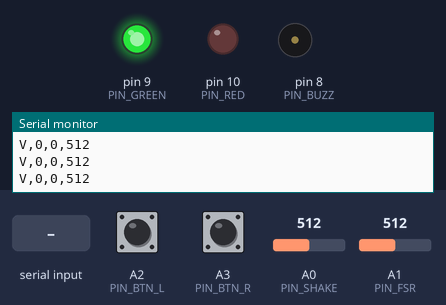
Bench run of a sketch on a simulated Arduino Uno, built with avr-gcc and run on an emulated ATmega328P. Shown: output pins drawn as LEDs (lit = HIGH), buzzer (waves = sounding), the last lines printed to the serial monitor. Dashed ring = blinking. Inputs (shaded band) come from the test bench; at power-on: A0 (PIN_SHAKE) = 512, A1 (PIN_FSR) = 512, A2 (PIN_BTN_L) HIGH, A3 (PIN_BTN_R) HIGH. EEPROM starts erased.

Above: at 2.0 s.
2.1 s: "X\n" received over Serial
At 2.36 s:
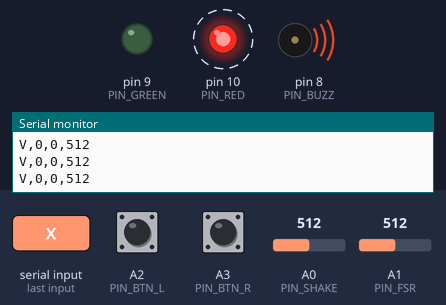
5.1 s: "C\n" received over Serial
At 5.16 s:
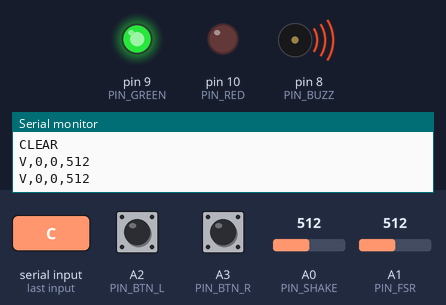
9.7 s: "K\n" received over Serial
At 10.12 s:
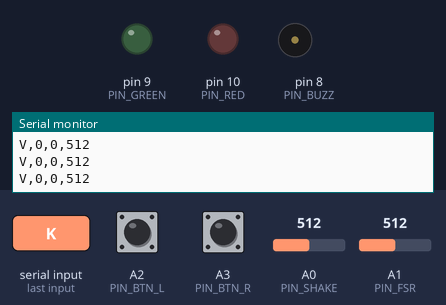
Timing chart, 0 to 13.7 s (numbered marks = the images above; inputs shaded):
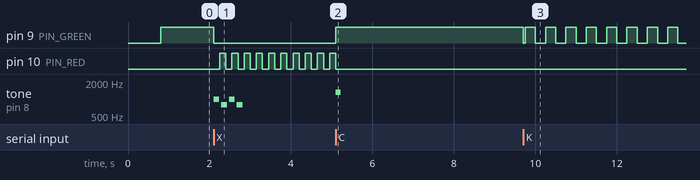

Measured:
- after the input at 2.1 s, pin 9 (PIN_GREEN): HIGH → LOW at once; pin 10 (PIN_RED): alternates HIGH for 0.15 s and LOW for 0.15 s, starting after 0.15 s; tone on pin 8 (PIN_BUZZ): plays 988 Hz for 0.14 s, 784 Hz for 0.14 s, 988 Hz for 0.14 s, 784 Hz for 0.14 s, starting at once
- after the input at 5.1 s, pin 9 (PIN_GREEN): LOW → HIGH at once; pin 10 (PIN_RED): goes on until 5.1 s, then stays LOW; tone on pin 8 (PIN_BUZZ): silent → 1319 Hz at once, → silent 0.12 s later
- after the input at 9.7 s, pin 9 (PIN_GREEN): HIGH → LOW at once, then repeats every 0.50 s: HIGH 0.25 s, LOW 0.25 s

The sketch:

slam_final.ino
```cpp
/*
  SLAM GUARD  -  keyboard slam detector (final version)
  Pressure sensor (FSR406) + vibration module + 2 buttons + buzzer + 2 LEDs
  Board : Arduino Uno R3        Serial : 115200        No soldering, no library to install

  ---------------- WIRING ----------------
    FSR406 (pressure)   one leg -> 5V, other leg -> A1, and a 10k resistor between A1 and GND
    Vibration module    S -> A0,  + -> 5V,  - -> GND          (no resistor needed)
    Button L (left)     one leg -> A2, other leg -> GND       (no resistor needed)
    Button R (right)    one leg -> A3, other leg -> GND
    Passive buzzer      + -> D8,  - -> GND
    Green LED           D9  -> 220 ohm -> long leg,  short leg -> GND
    Red LED             D10 -> 220 ohm -> long leg,  short leg -> GND

  ---------------- HOW IT DECIDES ----------------
    press = how much the FSR value JUMPED within the last 0.16 s.
            Slow changes (keyboard weight, resting wrists, moving the book) are ignored.
    shake = vibration module value minus its resting value.
    Mode BOTH (default): press >= pressTh AND shake >= shakeTh within 0.15 s = one strong hit.
    hitsNeeded strong hits within 1.5 s -> warning on the screen ("locked").
    The warning goes away only when BOTH buttons are held together for holdMs (default 3 s).

  ---------------- ARDUINO -> PC (one line each) ----------------
    HELLO,SLAMGUARD,3                       program started (hands off for 1 s)
    BASE,fsrRaw,shakeRest,shakeNoise        resting values
    CFG,pressTh,shakeTh,holdMs,hitsNeeded,mode,muted
    READY
    V,press,shake,fsrRaw                    live values, 20 times per second
    HIT,press,shake,strong                  one tap or slam finished (strong 1 = it counted)
    STRONG,n,need                           strong hit n of need (only when need > 1)
    SLAM,press,shake,total,test             WARNING! (test 1 = from the test button)
    BTN,left,right                          button state changed (1 = pressed)
    HOLD,ms                                 both buttons held for ms (0 = let go)
    CLEAR                                   warning cleared
    CAL,secondsLeft                         typing calibration running
    CALDONE,pressTh,shakeTh,typingPress,typingShakeMax,taps

  ---------------- PC -> ARDUINO (end with newline) ----------------
    W80    pressure threshold          P200   vibration threshold
    D3     mode 0 = pressure only, 1 = vibration only, 2 = either one, 3 = both (recommended)
    N1     strong hits needed (1..3)   T3000  hold time in ms
    M0/M1  buzzer on / off             K      10 s typing calibration
    B      measure resting values again (hands off)
    X      test warning                C      clear warning (screen button)      ?  settings
*/

#include <EEPROM.h>

// ---------------- pins ----------------
const int PIN_SHAKE = A0;
const int PIN_FSR   = A1;
const int PIN_BTN_L = A2;
const int PIN_BTN_R = A3;
const int PIN_BUZZ  = 8;
const int PIN_GREEN = 9;
const int PIN_RED   = 10;
const bool NEED_BOTH_BUTTONS = true;   // false = one button is enough

// ---------------- settings (saved in EEPROM, changeable from the screen) ----------------
enum { MODE_PRESS = 0, MODE_SHAKE = 1, MODE_EITHER = 2, MODE_BOTH = 3 };
struct Config {
  uint16_t     magic;
  int          pressTh;      // pressure jump needed
  int          shakeTh;      // vibration needed
  unsigned int holdMs;       // how long both buttons must be held
  byte         hitsNeeded;   // strong hits within 1.5 s
  byte         mode;
  byte         muted;
};
const uint16_t MAGIC = 0x5A33;   // new number = old saved settings are ignored
Config cfg;

// ---------------- timing ----------------
const unsigned long FSR_EVERY_MS = 4;
const byte          FSR_HIST     = 40;     // 40 x 4 ms = 0.16 s window for "press"
const unsigned long PAIR_MS      = 150;    // both sensors within this time
const unsigned long REFRACT_MS   = 400;    // one slam is counted only once
const unsigned long COMBO_MS     = 1500;
const unsigned long REPORT_MS    = 50;
const unsigned long CAL_MS       = 10000;
const unsigned long EV_QUIET_MS  = 80;
const unsigned long EV_MAX_MS    = 800;

// ---------------- state ----------------
int   fsrHist[FSR_HIST];
byte  fsrIdx = 0;
int   fsrRaw = 0, press = 0, shake = 0;
float shakeRest = 0;
int   shakeNoise = 0;
int   evPressMin = 12, evShakeMin = 15;
unsigned long lastFsrT = 0;

unsigned long pressHiT = 0, shakeHiT = 0, lastCountT = 0, firstStrongT = 0;
byte  strongCount = 0;

bool  evOn = false, evStrong = false;
int   evPress = 0, evShake = 0;
unsigned long evStartT = 0, evQuietT = 0;

int   repPress = 0, repShake = 0;
unsigned long lastRepT = 0;

bool  locked = false;
unsigned long slamTotal = 0, holdStartT = 0, lastHoldRepT = 0;
byte  btnStable = 0, btnLastRaw = 0;
int   btnSent = -1;
unsigned long lastBtnT = 0;

bool  calibrating = false;
unsigned long calEndT = 0, lastCalRepT = 0;
int   calPressMax = 0, calShakeMax = 0;
const byte CAL_N = 64;
int   calPress[CAL_N];                  // pressure of each typing tap during calibration
byte  calCount = 0;

const int ALARM_TONES[4] = {988, 784, 988, 784};
byte  alarmIdx = 255;
unsigned long alarmNextT = 0;

char  lineBuf[16];
byte  lineLen = 0;

// ============================================================
//  settings
// ============================================================
void loadConfig() {
  EEPROM.get(0, cfg);
  if (cfg.magic != MAGIC) {
    cfg.magic      = MAGIC;
    cfg.pressTh    = 80;
    cfg.shakeTh    = 200;
    cfg.holdMs     = 3000;
    cfg.hitsNeeded = 1;
    cfg.mode       = MODE_BOTH;
    cfg.muted      = 0;
    EEPROM.put(0, cfg);
  }
}
void saveConfig() { EEPROM.put(0, cfg); }

void printConfig() {
  Serial.print(F("CFG,"));
  Serial.print(cfg.pressTh);    Serial.print(',');
  Serial.print(cfg.shakeTh);    Serial.print(',');
  Serial.print(cfg.holdMs);     Serial.print(',');
  Serial.print(cfg.hitsNeeded); Serial.print(',');
  Serial.print(cfg.mode);       Serial.print(',');
  Serial.println(cfg.muted);
}
void printBase() {
  Serial.print(F("BASE,"));
  Serial.print(fsrRaw);         Serial.print(',');
  Serial.print((int)shakeRest); Serial.print(',');
  Serial.println(shakeNoise);
}

// ============================================================
//  resting values (hands off!)
// ============================================================
int readShakeRaw() {
  analogRead(PIN_SHAKE);              // first reading after switching pins is thrown away
  return analogRead(PIN_SHAKE);
}

void measureRest() {
  long fsum = 0, ssum = 0;
  int  smax = 0;
  for (int i = 0; i < 200; i++) {
    fsum += analogRead(PIN_FSR);
    int s = readShakeRaw();
    ssum += s;
    if (s > smax) smax = s;
    delay(2);
  }
  fsrRaw = (int)(fsum / 200);
  shakeRest = ssum / 200.0;
  shakeNoise = smax - (int)shakeRest;
  if (shakeNoise < 0) shakeNoise = 0;
  for (byte i = 0; i < FSR_HIST; i++) fsrHist[i] = fsrRaw;
  press = 0; shake = 0;
  evShakeMin = shakeNoise * 2 + 5;
  if (evShakeMin < 15) evShakeMin = 15;
}

// ============================================================
//  buzzer (does not stop the program)
// ============================================================
void startAlarm() {
  if (cfg.muted) return;
  alarmIdx = 0;
  alarmNextT = millis();
}
void updateAlarm(unsigned long now) {
  if (alarmIdx >= 4) return;
  if ((long)(now - alarmNextT) >= 0) {
    tone(PIN_BUZZ, ALARM_TONES[alarmIdx], 140);
    alarmNextT = now + 190;
    alarmIdx++;
  }
}
void beep(int freq, int ms) {
  if (cfg.muted) return;
  alarmIdx = 255;
  tone(PIN_BUZZ, freq, ms);
}

// ============================================================
//  warning on / off
// ============================================================
void triggerSlam(int p, int s, bool test) {
  slamTotal++;
  locked = true;
  holdStartT = 0;
  strongCount = 0;
  Serial.print(F("SLAM,"));
  Serial.print(p);         Serial.print(',');
  Serial.print(s);         Serial.print(',');
  Serial.print(slamTotal); Serial.print(',');
  Serial.println(test ? 1 : 0);
  startAlarm();
}

void clearWarning() {
  locked = false;
  holdStartT = 0;
  strongCount = 0;
  Serial.println(F("CLEAR"));
  beep(1319, 120);
}

void countStrong(unsigned long now) {
  lastCountT = now;
  evStrong = true;
  if (strongCount == 0 || now - firstStrongT > COMBO_MS) { strongCount = 0; firstStrongT = now; }
  strongCount++;
  if (strongCount >= cfg.hitsNeeded) {
    triggerSlam(evPress, evShake, false);
  } else {
    Serial.print(F("STRONG,")); Serial.print(strongCount);
    Serial.print(',');          Serial.println(cfg.hitsNeeded);
  }
}

// decide if this moment is a strong hit
void checkStrong(unsigned long now) {
  bool pNow = press >= cfg.pressTh;
  bool sNow = shake >= cfg.shakeTh;
  if (pNow) pressHiT = now;
  if (sNow) shakeHiT = now;
  bool hit = false;
  if (cfg.mode == MODE_PRESS)       hit = pNow;
  else if (cfg.mode == MODE_SHAKE)  hit = sNow;
  else if (cfg.mode == MODE_EITHER) hit = pNow || sNow;
  else {
    bool pRecent = pressHiT != 0 && now - pressHiT <= PAIR_MS;
    bool sRecent = shakeHiT != 0 && now - shakeHiT <= PAIR_MS;
    hit = (pNow || sNow) && pRecent && sRecent;
  }
  if (hit && (lastCountT == 0 || now - lastCountT >= REFRACT_MS)) countStrong(now);
}

// one tap / slam from start to end, for the log on the screen
void updateEvent(unsigned long now) {
  bool active = press >= evPressMin || shake >= evShakeMin;
  if (!evOn) {
    if (active) {
      evOn = true; evStrong = false;
      evPress = press; evShake = shake;
      evStartT = now; evQuietT = 0;
    }
    return;
  }
  if (press > evPress) evPress = press;
  if (shake > evShake) evShake = shake;
  if (active) evQuietT = 0;
  else if (evQuietT == 0) evQuietT = now;
  if ((evQuietT != 0 && now - evQuietT >= EV_QUIET_MS) || now - evStartT >= EV_MAX_MS) {
    evOn = false;
    if (calibrating && calCount < CAL_N) calPress[calCount++] = evPress;
    Serial.print(F("HIT,"));
    Serial.print(evPress); Serial.print(',');
    Serial.print(evShake); Serial.print(',');
    Serial.println(evStrong ? 1 : 0);
  }
}

// ============================================================
//  typing calibration: 10 s of normal typing -> thresholds
// ============================================================
void startCal() {
  calibrating = true;
  calEndT = millis() + CAL_MS;
  lastCalRepT = 0;
  calPressMax = 0; calShakeMax = 0; calCount = 0;
  strongCount = 0;
}

// pressure of the typing taps, ignoring the top 10% (a wrist landing once is not typing)
int typingPress90() {
  if (calCount < 5) return calPressMax;
  for (byte i = 1; i < calCount; i++) {          // small sort
    int v = calPress[i]; int j = i - 1;
    while (j >= 0 && calPress[j] > v) { calPress[j + 1] = calPress[j]; j--; }
    calPress[j + 1] = v;
  }
  return calPress[(calCount - 1) * 9 / 10];
}
void updateCal(unsigned long now) {
  if (press > calPressMax) calPressMax = press;
  if (shake > calShakeMax) calShakeMax = shake;
  if (lastCalRepT == 0 || now - lastCalRepT >= 1000) {
    lastCalRepT = now;
    long left = (long)(calEndT - now);
    Serial.print(F("CAL,"));
    Serial.println(left > 0 ? (left + 999) / 1000 : 0);
  }
  if ((long)(now - calEndT) >= 0) {
    calibrating = false;
    int p90 = typingPress90();
    long pt = (long)p90 * 2;
    if (pt < p90 + 30L) pt = p90 + 30L;
    if (pt < 25)  pt = 25;
    if (pt > 400) pt = 400;
    long st = (long)calShakeMax * 2;
    if (st < calShakeMax + 60L) st = calShakeMax + 60L;
    if (st < 40)  st = 40;
    if (st > 900) st = 900;
    cfg.pressTh = (int)pt;
    cfg.shakeTh = (int)st;
    saveConfig();
    Serial.print(F("CALDONE,"));
    Serial.print(cfg.pressTh); Serial.print(',');
    Serial.print(cfg.shakeTh); Serial.print(',');
    Serial.print(p90);         Serial.print(',');
    Serial.print(calShakeMax); Serial.print(',');
    Serial.println(calCount);
    printConfig();
    lastCountT = now;          // ignore the last key of the calibration
    beep(1047, 80);
  }
}

// ============================================================
//  commands from the screen
// ============================================================
void handleLine(char *s) {
  char c = s[0];
  if (c >= 'a' && c <= 'z') c -= 32;
  bool hasNum = (s[1] >= '0' && s[1] <= '9');
  long n = atol(s + 1);
  switch (c) {
    case 'W': if (hasNum && n >= 5 && n <= 1000) { cfg.pressTh = n; saveConfig(); } break;
    case 'P': if (hasNum && n >= 5 && n <= 1023) { cfg.shakeTh = n; saveConfig(); } break;
    case 'D': if (hasNum && n <= 3) { cfg.mode = n; saveConfig(); strongCount = 0; } break;
    case 'N': if (hasNum && n >= 1 && n <= 3) { cfg.hitsNeeded = n; saveConfig(); strongCount = 0; } break;
    case 'T': if (hasNum && n >= 500 && n <= 20000) { cfg.holdMs = n; saveConfig(); } break;
    case 'M':
      cfg.muted = hasNum ? (n ? 1 : 0) : !cfg.muted;
      saveConfig();
      if (cfg.muted) { alarmIdx = 255; noTone(PIN_BUZZ); }
      break;
    case 'K': startCal(); return;
    case 'B': measureRest(); printBase(); return;
    case 'X': triggerSlam(0, 0, true); return;
    case 'C': if (locked) clearWarning(); return;
    case '?': printBase(); break;
    default: return;
  }
  printConfig();
}

void readSerial() {
  while (Serial.available()) {
    char c = Serial.read();
    if (c == '\n' || c == '\r') {
      if (lineLen > 0) { lineBuf[lineLen] = 0; handleLine(lineBuf); lineLen = 0; }
    } else if (lineLen < sizeof(lineBuf) - 1) {
      lineBuf[lineLen++] = c;
    }
  }
}

// ============================================================
//  buttons: both held for holdMs = warning off
// ============================================================
void updateButtons(unsigned long now) {
  if (now - lastBtnT >= 10) {
    lastBtnT = now;
    byte raw = (digitalRead(PIN_BTN_L) == LOW ? 1 : 0) | (digitalRead(PIN_BTN_R) == LOW ? 2 : 0);
    if (raw == btnLastRaw) btnStable = raw;      // same twice in a row = not bouncing
    btnLastRaw = raw;
    if (btnStable != btnSent) {
      btnSent = btnStable;
      Serial.print(F("BTN,"));
      Serial.print(btnStable & 1 ? 1 : 0); Serial.print(',');
      Serial.println(btnStable & 2 ? 1 : 0);
    }
  }
  if (!locked) { holdStartT = 0; return; }
  bool l = btnStable & 1, r = btnStable & 2;
  bool held = NEED_BOTH_BUTTONS ? (l && r) : (l || r);
  if (held) {
    if (holdStartT == 0) { holdStartT = now; lastHoldRepT = now; }
    unsigned long h = now - holdStartT;
    if (h >= cfg.holdMs) {
      clearWarning();
    } else if (now - lastHoldRepT >= 100) {
      lastHoldRepT = now;
      Serial.print(F("HOLD,"));
      Serial.println(h);
    }
  } else if (holdStartT != 0) {
    holdStartT = 0;
    Serial.println(F("HOLD,0"));
  }
}

// ============================================================
//  start
// ============================================================
void setup() {
  pinMode(PIN_BUZZ, OUTPUT);
  pinMode(PIN_GREEN, OUTPUT);
  pinMode(PIN_RED, OUTPUT);
  pinMode(PIN_BTN_L, INPUT_PULLUP);
  pinMode(PIN_BTN_R, INPUT_PULLUP);
  Serial.begin(115200);
  loadConfig();
  Serial.println(F("HELLO,SLAMGUARD,3"));
  delay(300);
  measureRest();
  printBase();
  printConfig();
  Serial.println(F("READY"));
}

// ============================================================
//  loop
// ============================================================
void loop() {
  unsigned long now = millis();
  readSerial();

  // vibration: every loop (fast)
  int s = readShakeRaw() - (int)shakeRest;
  shake = s < 0 ? 0 : s;

  // pressure: every 4 ms. press = now - lowest value of the last 0.16 s
  if (now - lastFsrT >= FSR_EVERY_MS) {
    lastFsrT = now;
    fsrRaw = analogRead(PIN_FSR);
    fsrHist[fsrIdx] = fsrRaw;
    fsrIdx = (fsrIdx + 1) % FSR_HIST;
    int mn = 1023;
    for (byte i = 0; i < FSR_HIST; i++) if (fsrHist[i] < mn) mn = fsrHist[i];
    press = fsrRaw - mn;
  }
  if (press > repPress) repPress = press;
  if (shake > repShake) repShake = shake;

  updateEvent(now);
  if (calibrating) updateCal(now);
  else checkStrong(now);
  if (strongCount > 0 && now - firstStrongT > COMBO_MS) strongCount = 0;

  if (now - lastRepT >= REPORT_MS) {
    lastRepT = now;
    Serial.print(F("V,"));
    Serial.print(repPress); Serial.print(',');
    Serial.print(repShake); Serial.print(',');
    Serial.println(fsrRaw);
    repPress = press; repShake = shake;
  }

  updateButtons(now);
  updateAlarm(now);

  if (locked) {
    digitalWrite(PIN_RED, (now / 150) % 2 ? HIGH : LOW);
    digitalWrite(PIN_GREEN, LOW);
  } else if (calibrating) {
    digitalWrite(PIN_RED, LOW);
    digitalWrite(PIN_GREEN, (now / 250) % 2 ? HIGH : LOW);
  } else {
    digitalWrite(PIN_RED, LOW);
    digitalWrite(PIN_GREEN, HIGH);
  }
}
```
